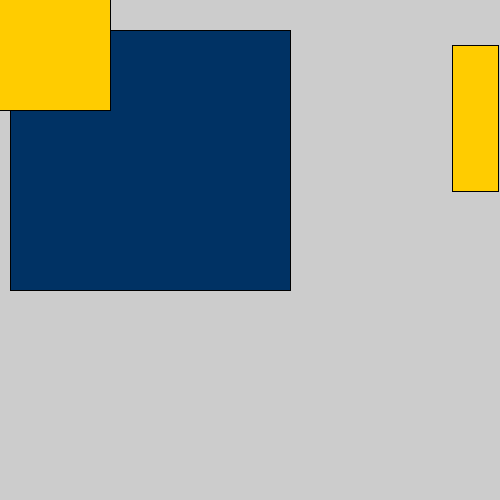
Frame 1 (no input)
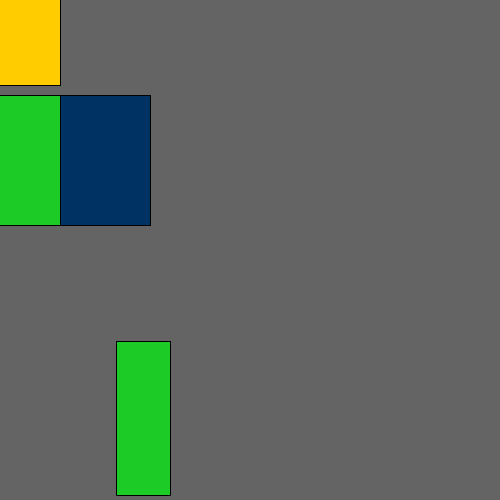
Frame 60 (the mouse pressed at the canvas centre just before this capture)
Frame 120 (the mouse held since frame 60 and released just before this capture): identical to frame 60, image omitted

The Processing sketch that drew these frames (run headless with seeded random() and noise(); from frame 60 on, the mouse is pressed at the canvas centre):

// Processing sketch: processing_36762
// ── processing_36762.pde

//Random Figures

void setup() {
  size (500, 500);

  //modify the following number to increase or decrease movement of rectangles to final composition.
  frameRate(12);
}
//The higher the float count, the more opportunites for a finished random composition.
float count = 30;
float rect;
float rectMode;

void draw() {

  //the following figures can be found in my previous Processing exercise.
  if (count > 0) {
    rectMode = random(50);
    if (rectMode > 25) {
      rectMode(RADIUS);
      fill(0, 50, 100);//blue figure
      rect(150, 160, 140, 130);
      fill(255, 204, 0);//yellow figure
      rect(10, 10, 100, 100);
    }
    else {
      background(100);
      fill(255, 204, 0); //yellow figure
      rect(10, 10, 100, 150); 
      fill(0, 50, 100); //blue figure
      rect(10, 160, 280, 130);
      fill(29, 203, 39);//green figure
      rect(10, 160, 100, 130);
    }

    // draw random rectangles
    rectMode(CENTER);
    //To set a consistent size within parameters.  Presently rectangles present as a random width between 30 and 90.  If one were to change (30, 90) to (30, 30), there would occur no variation in width. 
    rect = random(30, 90);
    rect(random(width), random(height), rect, rect+100);
    count--;
  }

  rectMode = random(width);
}
